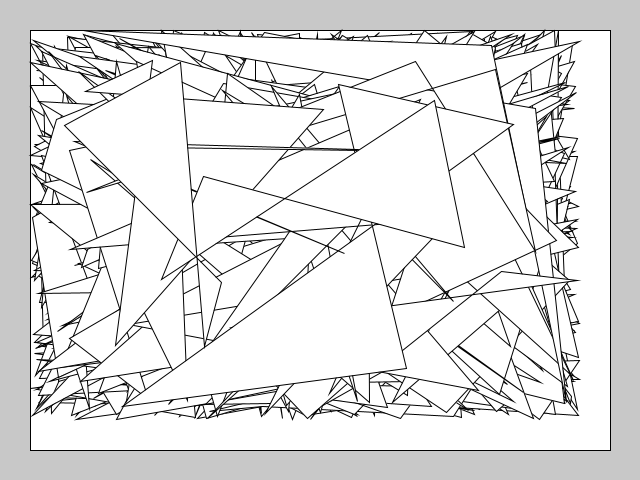
Frame 1 (no input)
Frame 60 (the mouse pressed at the canvas centre just before this capture): identical to frame 1, image omitted
Frame 120 (the mouse held since frame 60 and released just before this capture): identical to frame 1, image omitted

The Processing sketch that drew this single still picture (run headless with seeded random() and noise(); from frame 60 on, the mouse is pressed at the canvas centre):

// Processing sketch: processing_12521
// ── processing_12521.pde

void setup() {
  size(640,480);
  smooth();
  rectMode(CORNER);

  cuttingUp();
}


void draw() {
}

void cuttingUp() {
  background (200,60);

  rect(30, 30, width-60, height-60);


  for (int i = 1; i < width; i = i + 1) {

    float y1 = random(30, height-60);
    float y2 = random(30, height-60);
    float y3 = random(30, height-60);
    float y4 = random(30, height-60);
    float x1 = random(30, width-60);
    float x2 = random(30, width-60);
    float x3 = random(30, width-60);
    float x4 = random(30, width-60);


    quad(x1, y1, x2, y2, x3, y3, x4, y4);
  }
}


void keyPressed() {
  if (key == ' ') {
    cuttingUp();
  }
}
